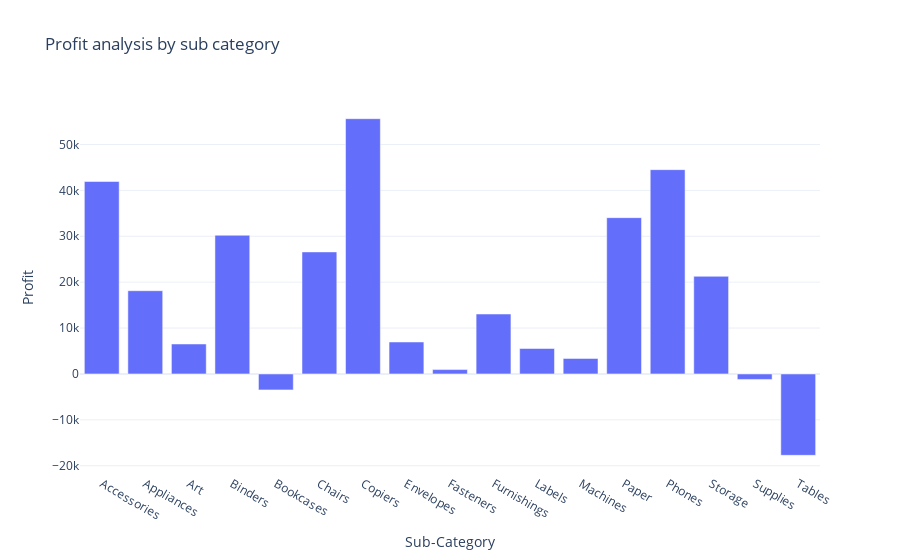

The notebook cell this image was saved under:
### Code cell
fig=px.bar(profit_by_subcategory,
           x='Sub-Category',y='Profit',
           title='Profit analysis by sub category')
fig.show()

### Figure 1 — Plotly figure (JSON) as saved in the notebook; plotly's stock layout.template omitted (floating-point values rounded to 4 significant figures)
{"data": [{"alignmentgroup": "True", "hovertemplate": "Sub-Category=%{x}<br>Profit=%{y}<extra></extra>", "legendgroup": "", "marker": {"color": "#636efa", "pattern": {"shape": ""}}, "name": "", "offsetgroup": "", "orientation": "v", "showlegend": false, "textposition": "auto", "type": "bar", "x": ["Accessories", "Appliances", "Art", "Binders", "Bookcases", "Chairs", "Copiers", "Envelopes", "Fasteners", "Furnishings", "Labels", "Machines", "Paper", "Phones", "Storage", "Supplies", "Tables"], "xaxis": "x", "y": [41940.0, 18140.0, 6528.0, 30220.0, -3473.0, 26590.0, 55620.0, 6964.0, 949.5, 13060.0, 5546.0, 3385.0, 34050.0, 44520.0, 21280.0, -1189.0, -17730.0], "yaxis": "y"}], "layout": {"barmode": "relative", "legend": {"tracegroupgap": 0}, "title": {"text": "Profit analysis by sub category"}, "xaxis": {"anchor": "y", "domain": [0, 1], "title": {"text": "Sub-Category"}}, "yaxis": {"anchor": "x", "domain": [0, 1], "title": {"text": "Profit"}}}}
